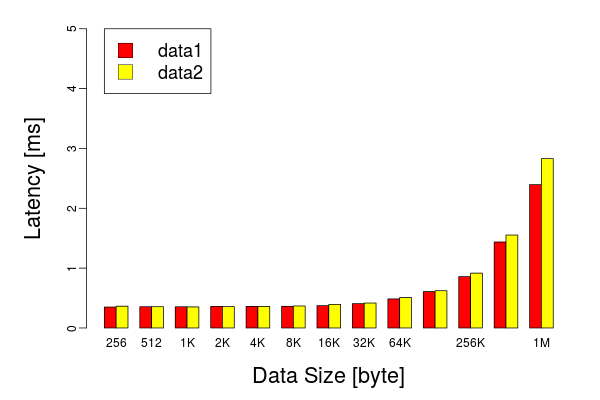

The R source for this figure:
## -------------------------------------------------- 
## load data
## --------------------------------------------------

## read file data1
d1 <- read.table("./transport_time/transport_time_256byte.txt")
d1 <- d1[11:110,]
d2 <- read.table("./transport_time/transport_time_512byte.txt")
d2 <- d2[11:110,]
d3 <- read.table("./transport_time/transport_time_1Kbyte.txt")
d3 <- d3[11:110,]
d4 <- read.table("./transport_time/transport_time_2Kbyte.txt")
d4 <- d4[11:110,]
d5 <- read.table("./transport_time/transport_time_4Kbyte.txt")
d5 <- d5[11:110,]
d6 <- read.table("./transport_time/transport_time_8Kbyte.txt")
d6 <- d6[11:110,]
d7 <- read.table("./transport_time/transport_time_16Kbyte.txt")
d7 <- d7[11:110,]
d8 <- read.table("./transport_time/transport_time_32Kbyte.txt")
d8 <- d8[11:110,]
d9 <- read.table("./transport_time/transport_time_64Kbyte.txt")
d9 <- d9[11:110,]
d10 <- read.table("./transport_time/transport_time_128Kbyte.txt")
d10 <- d10[11:110,]
d11 <- read.table("./transport_time/transport_time_256Kbyte.txt")
d11 <- d11[11:110,]
d12 <- read.table("./transport_time/transport_time_512Kbyte.txt")
d12 <- d12[11:110,]
d13 <- read.table("./transport_time/transport_time_1Mbyte.txt")
d13 <- d13[11:110,]

## marge data.frames
data <- cbind(d1, d2, d3, d4, d5, d6, d7, d8, d9, d10, d11, d12, d13) 

## define item's name
colnames(data) <- c("256", "512", "1K", "2K", "4K", "8K", "16K", "32K", "64K", "128K", "256K", "512K", "1M")              

data1 <- data * 1000                    # convert unit from sec to msec

group1.median <- apply(data1, 2, median, na.rm = T)


## read file data1
d1 <- read.table("./transport_time2/transport_time_256byte.txt")
d1 <- d1[11:110,]
d2 <- read.table("./transport_time2/transport_time_512byte.txt")
d2 <- d2[11:110,]
d3 <- read.table("./transport_time2/transport_time_1Kbyte.txt")
d3 <- d3[11:110,]
d4 <- read.table("./transport_time2/transport_time_2Kbyte.txt")
d4 <- d4[11:110,]
d5 <- read.table("./transport_time2/transport_time_4Kbyte.txt")
d5 <- d5[11:110,]
d6 <- read.table("./transport_time2/transport_time_8Kbyte.txt")
d6 <- d6[11:110,]
d7 <- read.table("./transport_time2/transport_time_16Kbyte.txt")
d7 <- d7[11:110,]
d8 <- read.table("./transport_time2/transport_time_32Kbyte.txt")
d8 <- d8[11:110,]
d9 <- read.table("./transport_time2/transport_time_64Kbyte.txt")
d9 <- d9[11:110,]
d10 <- read.table("./transport_time2/transport_time_128Kbyte.txt")
d10 <- d10[11:110,]
d11 <- read.table("./transport_time2/transport_time_256Kbyte.txt")
d11 <- d11[11:110,]
d12 <- read.table("./transport_time2/transport_time_512Kbyte.txt")
d12 <- d12[11:110,]
d13 <- read.table("./transport_time2/transport_time_1Mbyte.txt")
d13 <- d13[11:110,]

## marge data.frames
data <- cbind(d1, d2, d3, d4, d5, d6, d7, d8, d9, d10, d11, d12, d13) 

## define item's name
colnames(data) <- c("256", "512", "1K", "2K", "4K", "8K", "16K", "32K", "64K", "128K", "256K", "512K", "1M")              

data2 <- data * 1000                    # convert unit from sec to msec

group2.median <- apply(data2, 2, median, na.rm = T)


## -------------------------------------------------- 
## plot function
## --------------------------------------------------

## merge data 
data <- rbind(group1.median, group2.median)

## graphic function
comparison_BarPlot <- function(data, ylim) {
    par(
        mar = c(5, 6, 2, 2), # margin about edge: default mar=c(5, 4, 4, 2) + 0.1
        mgp = c(3, 0.5, 0), # margin about label and scale: default mgp=c(3, 1, 0)
        cex.lab=1.8,                       # label font size
        cex.axis=1,2                         # axis font size
    )
    barplot(
        data,                                 # matrix data
        xlab="Data Size [byte]",             # x-axis label
        ylab="Latency [ms]",              # y-axis label
        ylim = c(0, ylim),                        # y-axis data span
        beside = TRUE,                             # comparison data 
        col = heat.colors(nrow(data))           # colors
    )
    ## legend
    legend(
        1, ylim,                      # position
        legend = c("data1", "data2"),   # labels
        cex = 1.5,                      # labels font size
        pt.cex = 3,                     # marker size
        pch = 22,                       # kinds of marker
        pt.bg = heat.colors(nrow(data)),    # box colors
        lty = 0,                               
        lwd = 0.6,                        # box-line width
        bg = "white"                    # background color
    )
}


## output file as eps
postscript("comparison_BarPlot.eps", horizontal = F, onefile = FALSE, paper = "special", width = 10, height = 6)
comparison_BarPlot(data, 5)
dev.off()

## output file as png
png("comparison_BarPlot.png", width = 600, height =400)
comparison_BarPlot(data, 5)
dev.off()


